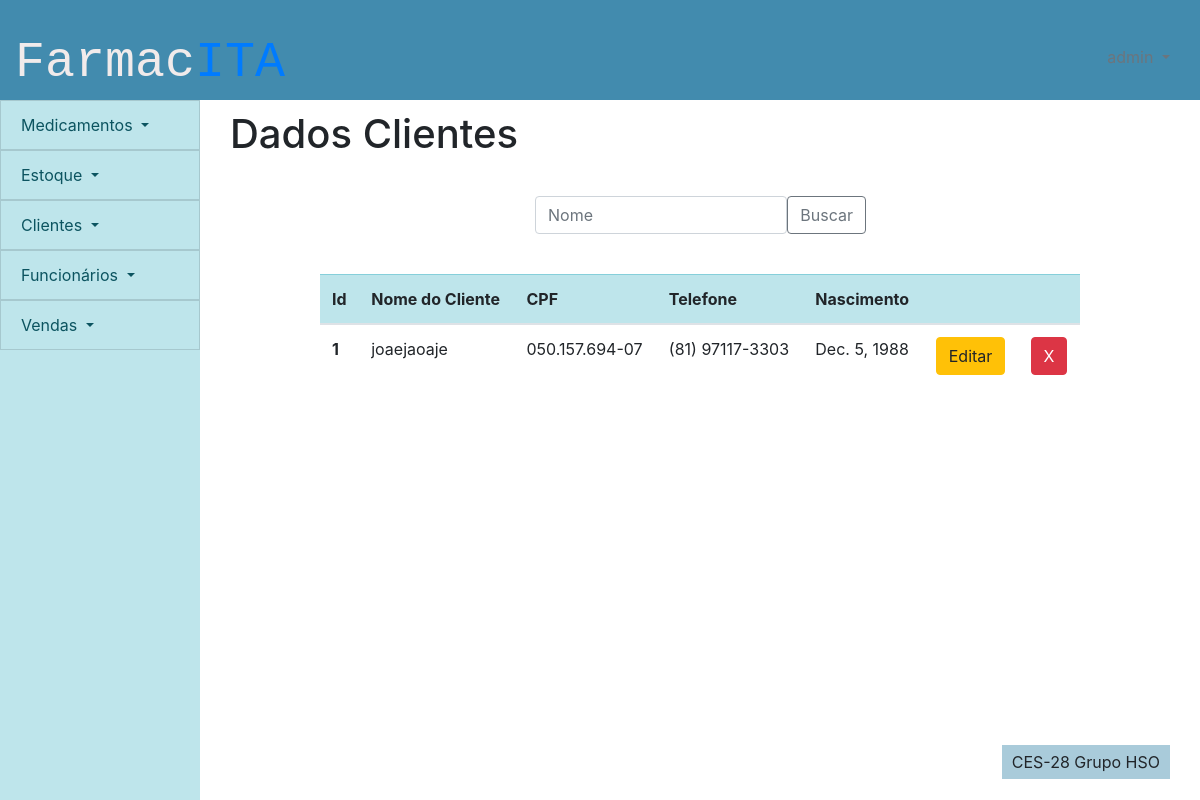
/pessoas/editar_cliente (signed in), run on an earlier commit of the app's database.
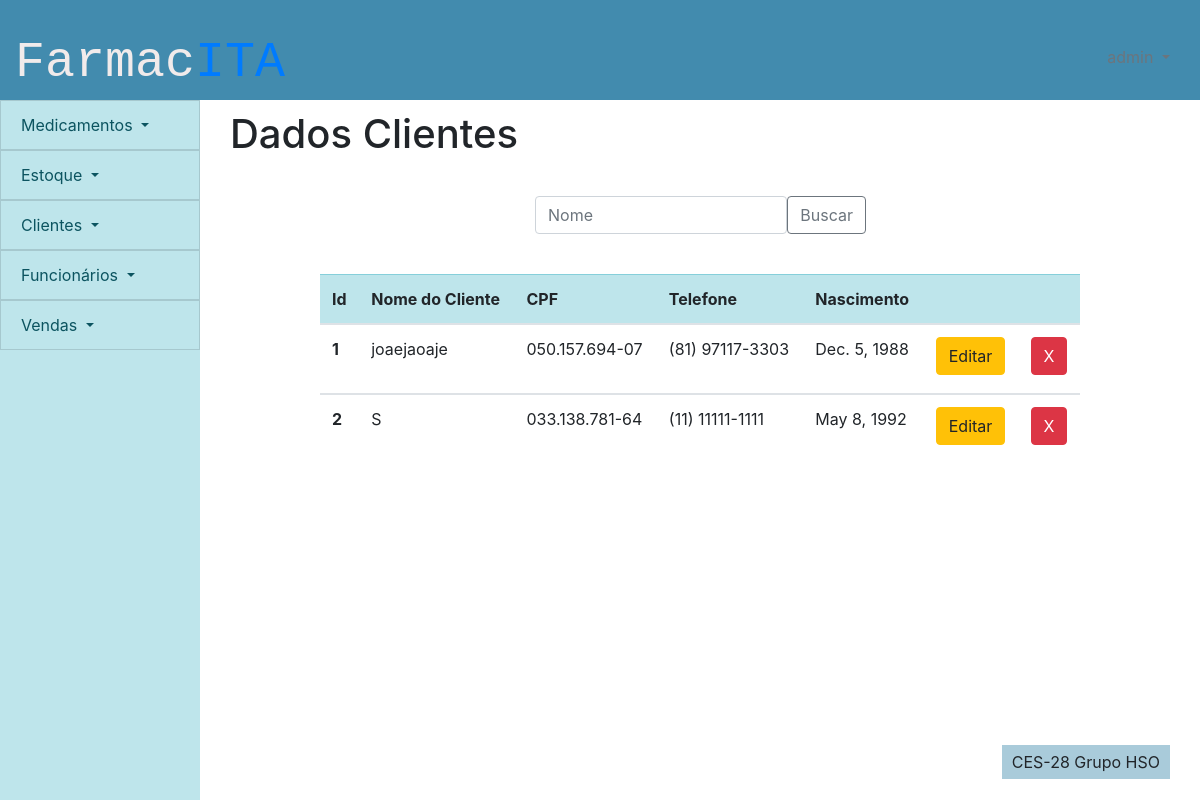
And on a later commit of the database.
### pessoas/models.py (models this page shows)
class cliente(models.Model):
    id_cliente = models.AutoField(primary_key=True)
    nome_cliente = models.CharField(max_length=100)
    cpf = models.CharField(max_length=14)
    telefone = models.CharField(max_length=15)
    data_nascimento = models.DateField(default=datetime.now)
    ativo = models.BooleanField(default=True)
    class Meta:
        db_table = 'clientes'

### pessoas/views.py (the view)
# urls.py: path('editar_cliente',views.editar_cliente, name = 'editar_cliente'),
def editar_cliente(request):
    if request.user.is_authenticated:
        editar = False
        lista = cliente.objects.all()
        busca = request.GET.get('buscacliente')
        if busca:
            editar = False
            lista = cliente.objects.filter(nome_cliente__icontains = busca)
        delete = request.GET.get('delete')
        if delete:
            teste = cliente.objects.filter(id_cliente = delete)
            teste.update(ativo = False)
        editando = request.GET.get('edit')
        if editando:
            editar = True
            lista = cliente.objects.filter(id_cliente = editando)
        return render(request,'pessoas/edicao_cliente.html',{'lista':lista,'editar':editar})
    else:
        return failed_login(request)

### frontend/pessoas/edicao_cliente.html (shortened to what this page needs)
{% extends 'template/padrao.html' %}
{% load static %}
{%block titulo-conteudo %}
Dados Clientes
{% endblock %}
{% block content %}
<div>
    <div class="row formulario">
        <div class="col-sm-12">
            <div>
                <form method="GET">
                    <div class="input-group-prepend">
                        <input type="text" class="form-control" placeholder="Nome" name="buscacliente" id="buscacliente">
                    <button class="btn btn-outline-secondary" type="submit" id="button-addon1">Buscar</button>
                    </div>
                    </form>
            </div>
        </div>
    </div>
    <div class="tabela">
        <table class="table table-hover">
            <thead class="table-info">
                <tr>
                    <th scope="col">Id</th>
                    <th scope="col">Nome do Cliente</th>
                    <th scope="col">CPF</th>
                    <th scope="col">Telefone</th>
                    <th scope="col">Nascimento</th>
                    <th></th>
                    <th></th>
                </tr>
            </thead>
            {% for i in lista %}
            {% if i.ativo %}
            <tbody>
                <tr class={{i.id_cliente}}>
                    <th scope="row">{{i.id_cliente}}</th>
                    <td class = "nome">{{i.nome_cliente}}</td>
                    <td class = "cpf">{{i.cpf}}</td>
                    <td class = "telefone">{{i.telefone}}</td>
                    <td class = "nascimento">{{i.data_nascimento}} </td>
                    <td>
                        <form class= "centro">
                            <button value = {{i.id_cliente}} name = 'edit' class="btn btn-warning"  type = "submit" >Editar</button>
                        </form>
                    </td>
                    <td>
                        <form class= "centro">
                            <button  value = {{i.id_cliente}} name = 'delete' class="btn btn-danger botao" type = "submit">X</button>
                        </form>
                    </td>
                </tr>
            </tbody>
            {% endif %}
            {% endfor %}
        </table>
    </div>
</div>
{% endblock %}

What changed in the data, as far as the page shows it:
added cliente: id_cliente "2", nome_cliente "S", cpf "033.138.781-64", telefone "(11) 11111-1111", data_nascimento "May 8, 1992"
